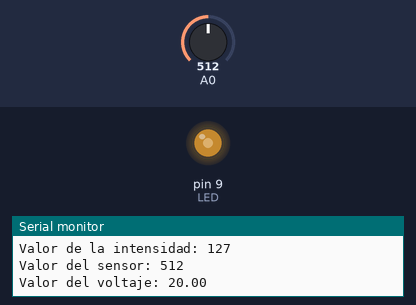
Bench run of a sketch on a simulated Arduino Uno, built with avr-gcc and run on an emulated ATmega328P. Parts: output pins drawn as LEDs (lit = HIGH), the last lines printed to the serial monitor. The test bench sets the inputs (shaded band); at power-on: A0 = 512.

Above: at 1.2 s.
1.3 s: A0 set to 716
At 2.8 s:
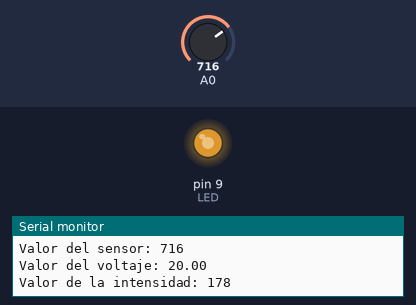
3.2 s: A0 set to 900
At 4.4 s:
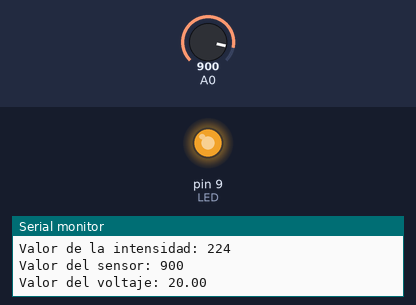
4.9 s: A0 set to 122
At 6.0 s:
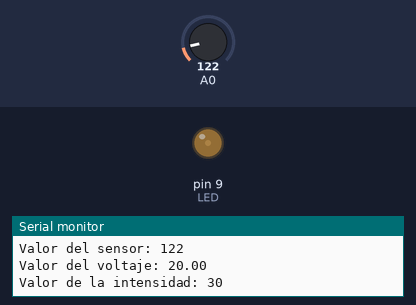
6.6 s: A0 set to 511
At 7.4 s:
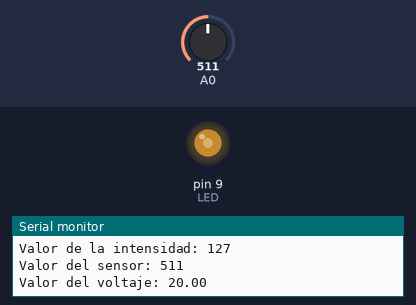
Timing chart, 0 to 9.3 s (numbered marks = the images above; inputs shaded):
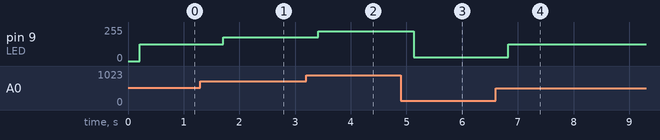

The sketch:

PotenciometroLED.ino
```cpp
#define LED 9

void setup()
{
    Serial.begin(9600);
    pinMode(LED, OUTPUT);
}
void loop()
{
    int valSensor = analogRead(A0);
    // Relaciona entrada con salida
    int intensidad = map(valSensor, 0, 1023, 0, 255);
    float voltaje = (valSensor / intensidad) * 5.0;

    delay(100);
    // Serial monitor
    Serial.print("Valor del sensor: ");
    Serial.println(valSensor);
    Serial.print("Valor del voltaje: ");
    Serial.println(voltaje);
    Serial.print("Valor de la intensidad: ");
    Serial.println(intensidad);
    delay(100);
    analogWrite(LED, intensidad);
}
```

Measured:
- after the input at 1.3 s, pin 9 (LED): 127/255 → 178/255 after 0.41 s
- after the input at 3.2 s, pin 9 (LED): 178/255 → 224/255 after 0.22 s
- after the input at 4.9 s, pin 9 (LED): 224/255 → 30/255 after 0.23 s
- after the input at 6.6 s, pin 9 (LED): 30/255 → 127/255 after 0.23 s
